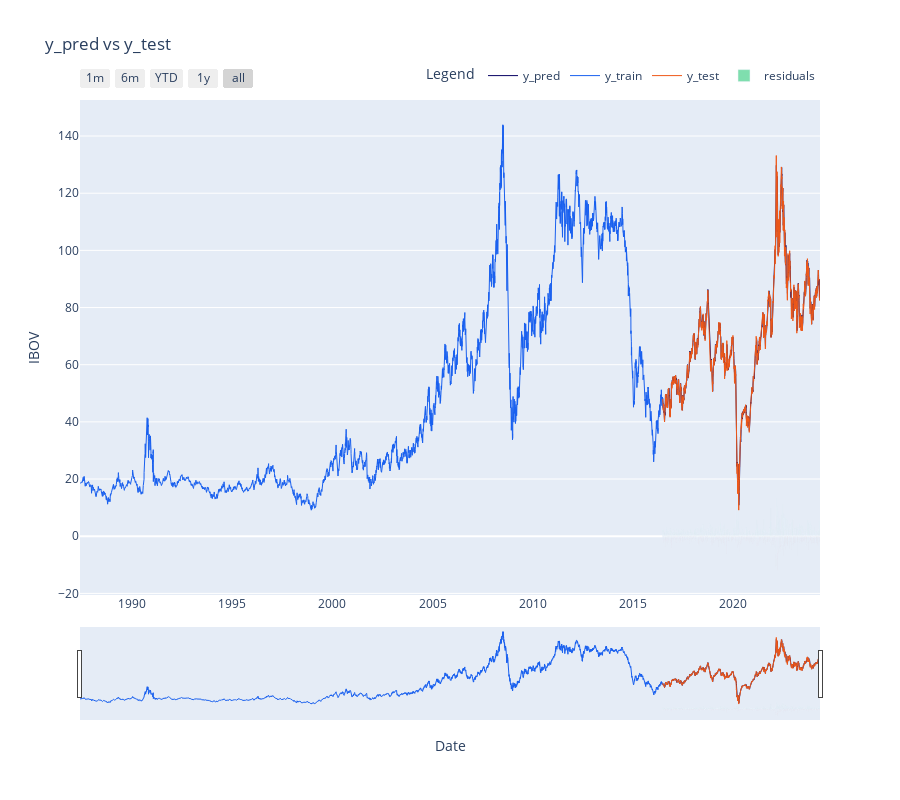

Notebook code cell kept with this figure:
### Code cell
display_start_date = "1987-01-01" 

train = pd.DataFrame(data_filtered_ext['value'][:train_data_len + 1]).rename(columns={'value': 'y_train'})
valid = pd.DataFrame(data_filtered_ext['value'][train_data_len:]).rename(columns={'value': 'y_test'})
valid.insert(1, "y_pred", y_pred, True)
valid.insert(1, "residuals", valid["y_pred"] - valid["y_test"], True)
df_union = pd.concat([train, valid])

df_union_zoom = df_union[df_union.index > display_start_date]
df_sub = df_union_zoom['residuals'].dropna().apply(lambda x: "#2BC97A" if x > 0 else "#C92B2B")

fig = go.Figure()

fig.add_trace(go.Scatter(x=df_union_zoom.index, y=df_union_zoom['y_pred'], mode='lines', name='y_pred',
                         line=dict(color="#090364", width=1.0)))
fig.add_trace(go.Scatter(x=df_union_zoom.index, y=df_union_zoom['y_train'], mode='lines', name='y_train',
                         line=dict(color="#1960EF", width=1.0)))
fig.add_trace(go.Scatter(x=df_union_zoom.index, y=df_union_zoom['y_test'], mode='lines', name='y_test',
                         line=dict(color="#EF5919", width=1.0)))

fig.add_trace(go.Bar(x=df_union_zoom['residuals'].dropna().index, y=df_union_zoom['residuals'].dropna(), name='residuals', 
                     marker=dict(color=df_sub), opacity=0.6))

fig.update_layout(
    title="y_pred vs y_test",
    yaxis_title="IBOV",
    height=800,
    xaxis_rangeslider_visible=True,
    xaxis_title="Date",
    xaxis=dict(
            rangeselector=dict(
                buttons=list([
                    dict(count=1, label='1m', step='month', stepmode='backward'),
                    dict(count=6, label='6m', step='month', stepmode='backward'),
                    dict(count=1, label='YTD', step='year', stepmode='todate'),
                    dict(count=1, label='1y', step='year', stepmode='backward'),
                    dict(step='all')
                ])
            ),
            type='date'
        ),
    legend_title="Legend",
    legend=dict(
        orientation="h",
        yanchor="bottom",
        y=1.02,
        xanchor="right",
        x=1
    )
)

fig.show()

### Figure 1 — Plotly figure (JSON) as saved in the notebook; plotly's stock layout.template omitted (floating-point values rounded to 4 significant figures; data arrays with more than 128 entries replaced by an {"elided": "..."} marker saying what was removed)
{"data": [{"line": {"color": "#090364", "width": 1}, "mode": "lines", "name": "y_pred", "type": "scatter", "x": {"elided": "11170 str values"}, "y": {"elided": "11170 float values"}}, {"line": {"color": "#1960EF", "width": 1}, "mode": "lines", "name": "y_train", "type": "scatter", "x": {"elided": "11170 str values"}, "y": {"elided": "11170 float values"}}, {"line": {"color": "#EF5919", "width": 1}, "mode": "lines", "name": "y_test", "type": "scatter", "x": {"elided": "11170 str values"}, "y": {"elided": "11170 float values"}}, {"marker": {"color": {"elided": "2233 str values"}}, "name": "residuals", "opacity": 0.6, "type": "bar", "x": {"elided": "2233 str values"}, "y": {"elided": "2233 float values"}}], "layout": {"height": 800, "legend": {"orientation": "h", "title": {"text": "Legend"}, "x": 1, "xanchor": "right", "y": 1.02, "yanchor": "bottom"}, "title": {"text": "y_pred vs y_test"}, "xaxis": {"rangeselector": {"buttons": [{"count": 1, "label": "1m", "step": "month", "stepmode": "backward"}, {"count": 6, "label": "6m", "step": "month", "stepmode": "backward"}, {"count": 1, "label": "YTD", "step": "year", "stepmode": "todate"}, {"count": 1, "label": "1y", "step": "year", "stepmode": "backward"}, {"step": "all"}]}, "rangeslider": {"visible": true}, "title": {"text": "Date"}, "type": "date"}, "yaxis": {"title": {"text": "IBOV"}}}}
